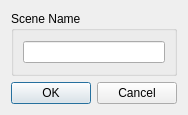
<?xml version="1.0" encoding="UTF-8"?>
<ui version="4.0">
 <class>DlgAddScene</class>
 <widget class="QDialog" name="DlgAddScene">
  <property name="geometry">
   <rect>
    <x>0</x>
    <y>0</y>
    <width>184</width>
    <height>115</height>
   </rect>
  </property>
  <property name="windowTitle">
   <string>Add bbb</string>
  </property>
  <property name="modal">
   <bool>true</bool>
  </property>
  <layout class="QVBoxLayout" name="verticalLayout">
   <property name="spacing">
    <number>6</number>
   </property>
   <item>
    <widget class="QGroupBox" name="groupBox">
     <property name="title">
      <string>Scene Name</string>
     </property>
     <layout class="QHBoxLayout" name="horizontalLayout">
      <item>
       <widget class="aLineEdit" name="m_pSceneName"/>
      </item>
     </layout>
    </widget>
   </item>
   <item>
    <widget class="QDialogButtonBox" name="buttonBox">
     <property name="orientation">
      <enum>Qt::Orientation::Horizontal</enum>
     </property>
     <property name="standardButtons">
      <set>QDialogButtonBox::StandardButton::Cancel|QDialogButtonBox::StandardButton::Ok</set>
     </property>
    </widget>
   </item>
  </layout>
 </widget>
 <customwidgets>
  <customwidget>
   <class>aLineEdit</class>
   <extends>QLineEdit</extends>
   <header location="global">aLineEdit.h</header>
  </customwidget>
 </customwidgets>
 <resources/>
 <connections>
  <connection>
   <sender>buttonBox</sender>
   <signal>accepted()</signal>
   <receiver>DlgAddScene</receiver>
   <slot>accept()</slot>
   <hints>
    <hint type="sourcelabel">
     <x>248</x>
     <y>254</y>
    </hint>
    <hint type="destinationlabel">
     <x>157</x>
     <y>274</y>
    </hint>
   </hints>
  </connection>
  <connection>
   <sender>buttonBox</sender>
   <signal>rejected()</signal>
   <receiver>DlgAddScene</receiver>
   <slot>reject()</slot>
   <hints>
    <hint type="sourcelabel">
     <x>316</x>
     <y>260</y>
    </hint>
    <hint type="destinationlabel">
     <x>286</x>
     <y>274</y>
    </hint>
   </hints>
  </connection>
 </connections>
</ui>
